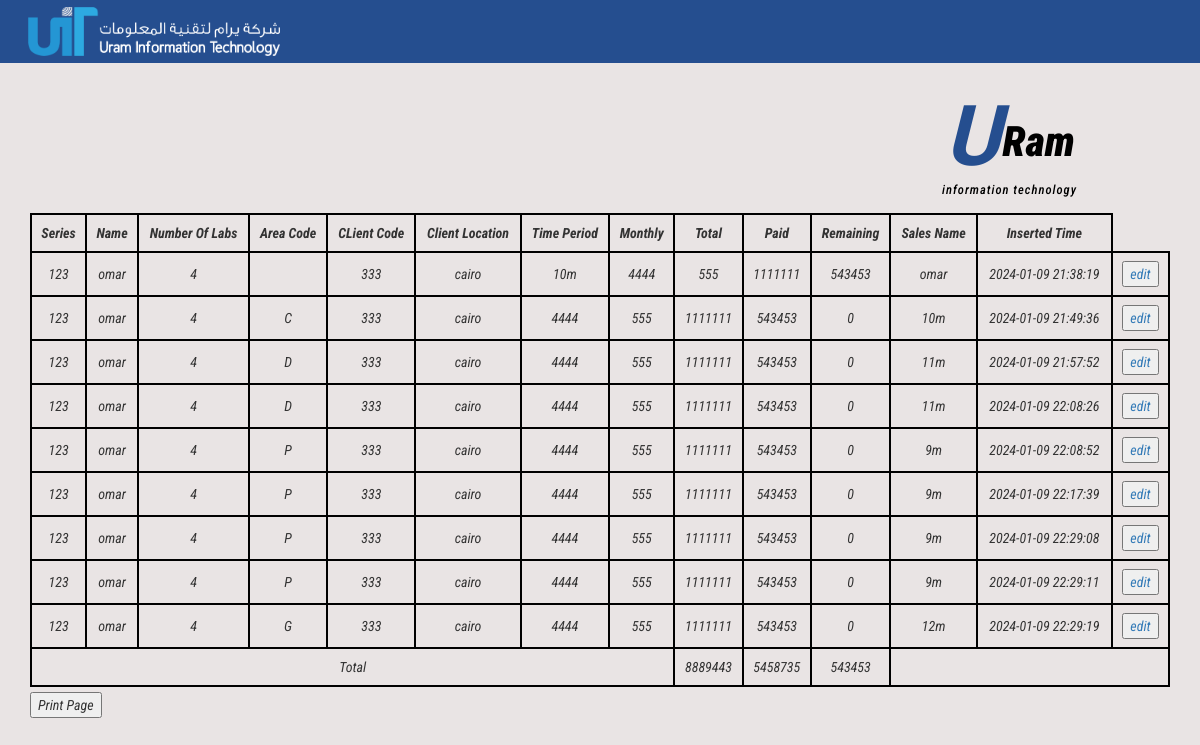
Page /table.php on the committed database.
### tables this page shows
CREATE TABLE `client_information` (
  `cli_id` int(7) NOT NULL,
  `cli_series` varchar(255) NOT NULL,
  `cli_name` varchar(255) NOT NULL,
  `cli_num_of_labs` int(3) NOT NULL,
  `area_code` varchar(255) NOT NULL,
  `cli_code` varchar(255) NOT NULL,
  `cli_location` varchar(255) NOT NULL,
  `time_period` varchar(255) NOT NULL,
  `monthly` int(11) NOT NULL,
  `total` int(11) NOT NULL,
  `paid` int(11) NOT NULL,
  `remaining` int(11) NOT NULL,
  `sales_name` varchar(255) NOT NULL,
  `inserted_time` timestamp NOT NULL DEFAULT current_timestamp()
);

### Database.php (called while the page is built, shortened)
<?php
class Database
{
    var $conn;
    function __construct()
    {
        $this->conn = mysqli_connect("localhost", "root", "", "client",);
    }
    function GetData($select)
    {
        $result = mysqli_query($this->conn, $select);
        return $result;
    }
}
?>

### table.php (the view, shortened to what this page needs)
<?php
include_once "header.php";
?>
<div class="responsive-table-container">
<table class="sticky-first-column">
        <thead>
        <tr >
            <th style="text-align:center;">Series</th>
            <th style="text-align:center;">Name</th>
            <th style="text-align:center;">Number Of Labs</th>
            <th style="text-align:center;">Area Code</th>
            <th style="text-align:center;">CLient Code</th>
            <th style="text-align:center;">Client Location</th>
            <th style="text-align:center;">Time Period</th>
            <th style="text-align:center;">Monthly</th>
            <th style="text-align:center;">Total</th>
            <th style="text-align:center;">Paid</th>
            <th style="text-align:center;">Remaining</th>
            <th style="text-align:center;">Sales Name</th>
            <th style="text-align:center;">Inserted Time</th>
        </tr>
    </thead>
    <tbody id="clientTable">
    <?php
    include_once "Database.php";
    $db = new Database();
    $result = $db->GetData("SELECT * FROM client_information");
    $total_sum = 0;
    $paid_sum = 0;
    $remaining_sum = 0;
    while ($row = mysqli_fetch_assoc($result)) {
        echo "<tr>";
        echo "<td>" . $row['cli_series'] . "</td>";
        echo "<td>" . $row['cli_name'] . "</td>";
        echo "<td>" . $row['cli_num_of_labs'] . "</td>";
        echo "<td>" . $row['area_code'] . "</td>";
        echo "<td>" . $row['cli_code'] . "</td>";
        echo "<td>" . $row['cli_location'] . "</td>";
        echo "<td>" . $row['time_period'] . "</td>";
        echo "<td>" . $row['monthly'] . "</td>";
        echo "<td>" . $row['total'] . "</td>";
        echo "<td>" . $row['paid'] . "</td>";
        echo "<td>" . $row['remaining'] . "</td>";
        echo "<td>" . $row['sales_name'] . "</td>";
        echo "<td>" . $row['inserted_time'] . "</td>";
        echo "<td><a href='edit.php?id=" . $row['cli_id'] . "'><input type='submit' name='edit' value='edit'></a></td>";
        echo "</tr>";
        $total_sum += $row['total'];
        $paid_sum += $row['paid'];
        $remaining_sum += $row['remaining'];
    }
   echo "<tr class='total-row'>";
   echo "<td colspan='8'>Total</td>";
   echo "<td>" . $total_sum . "</td>";
   echo "<td>" . $paid_sum . "</td>";
   echo "<td>" . $remaining_sum . "</td>";
   echo "<td colspan='3'></td>";
   echo "</tr>";
?>
    </tbody>
</table>
</div>
        <div style="width:30%; margin-top:5px;margin-left:30px;">
    <button onclick="printPage()" class="alert- info ">Print Page</button>
        </div>

### header.php (shortened to what this page needs)
<!DOCTYPE html>
<html lang="en">
<head>
<link href="css/bootstrap.css" rel="stylesheet" type="text/css" media="all" />
<link href="css/menu.css" rel="stylesheet" type="text/css" media="all" />
<link href="css/ken-burns.css" rel="stylesheet" type="text/css" media="all" />
<link href="css/animate.min.css" rel="stylesheet" type="text/css" media="all" />
<link href="css/owl.carousel.css" rel="stylesheet" type="text/css" media="all">
<link href="css/font-awesome.css" rel="stylesheet">
<link rel="stylesheet" href="js/bootstrap.bundle.js">
<link rel="stylesheet" href="style.css "type="text/css" media="all">
</head>
<body>
	<div class="header">
		<div class="w3ls-header">
			<img src="img/logo3.png" alt=""  style="width: 22%;">
    </div>
    <div class="header-two">
        <div class="container">
            <div class="header-logo"  style="margin-left: 80%; ">
                <h1><a href="#"><span>U</span>Ram <i></i></a></h1>
                <h6>information technology</h6>
            </div>
            <div class="clearfix"> </div>
        </div>
    </div>

### style.css (style rules this page uses)
body { margin:0; font-family: 'Roboto Condensed', sans-serif; background: #e9e4e4; font-style: italic; }
body a { -webkit-transition: 0.5s all; -moz-transition: 0.5s all; -o-transition: 0.5s all; -ms-transition: 0.5s all; transition: 0.5s all; text-decoration:none; }
h1,h2,h3,h4,h5,h6 { margin:0; }
.w3ls-header { background: #254e8f; padding: 0.5em 2em; display: flex; text-align: center; }
.header-two { padding: 2em 0; position: relative; }
.header-logo { float: left; }
.header-logo h1,.footer-logo.header-logo h2 { font-size: 3em; font-weight: 900; }
.header-logo h1 a ,.footer-logo.header-logo h2 a { display: inline-block; color: #000; text-decoration: none; position: relative; }
.header-logo h1 a span,.footer-logo.header-logo h2 a span { font-family: 'Lovers Quarrel', cursive; font-size: 2em; color:#254e8f; vertical-align: sub; margin-right: 3px; }
.header-logo h6 { font-size: 0.9em; color: #000; letter-spacing: 1px; margin-bottom: -1em; }
h1 { font-size: 24px; font-weight: 400; text-align: center; }
img { height: auto; max-width: 100%; vertical-align: middle; }

### table.php (style rules this page uses)
.responsive-table-container { overflow-x: auto; margin-left: 30px; width: 95%; }
table { width: 100%; border-collapse: collapse; white-space: nowrap; }
th, td { padding: 8px; text-align: center; border: 2px solid black; }
.sticky-first-column tr.total-row td:first-child { position: static; background-color: transparent; }

### rows in the picture
client_information: cli_series "123", cli_name "omar", cli_num_of_labs "4", cli_code "333", cli_location "cairo", time_period "10m", monthly "4444", total "555", paid "1111111", remaining "543453", sales_name "omar", inserted_time "2024-01-09 21:38:19"
client_information: cli_series "123", cli_name "omar", cli_num_of_labs "4", area_code "C", cli_code "333", cli_location "cairo", time_period "4444", monthly "555", total "1111111", paid "543453", remaining "0", sales_name "10m", inserted_time "2024-01-09 21:49:36"
client_information: cli_series "123", cli_name "omar", cli_num_of_labs "4", area_code "D", cli_code "333", cli_location "cairo", time_period "4444", monthly "555", total "1111111", paid "543453", remaining "0", sales_name "11m", inserted_time "2024-01-09 21:57:52"
client_information: cli_series "123", cli_name "omar", cli_num_of_labs "4", area_code "D", cli_code "333", cli_location "cairo", time_period "4444", monthly "555", total "1111111", paid "543453", remaining "0", sales_name "11m", inserted_time "2024-01-09 22:08:26"
client_information: cli_series "123", cli_name "omar", cli_num_of_labs "4", area_code "P", cli_code "333", cli_location "cairo", time_period "4444", monthly "555", total "1111111", paid "543453", remaining "0", sales_name "9m", inserted_time "2024-01-09 22:08:52"
client_information: cli_series "123", cli_name "omar", cli_num_of_labs "4", area_code "P", cli_code "333", cli_location "cairo", time_period "4444", monthly "555", total "1111111", paid "543453", remaining "0", sales_name "9m", inserted_time "2024-01-09 22:17:39"
client_information: cli_series "123", cli_name "omar", cli_num_of_labs "4", area_code "P", cli_code "333", cli_location "cairo", time_period "4444", monthly "555", total "1111111", paid "543453", remaining "0", sales_name "9m", inserted_time "2024-01-09 22:29:08"
client_information: cli_series "123", cli_name "omar", cli_num_of_labs "4", area_code "P", cli_code "333", cli_location "cairo", time_period "4444", monthly "555", total "1111111", paid "543453", remaining "0", sales_name "9m", inserted_time "2024-01-09 22:29:11"
client_information: cli_series "123", cli_name "omar", cli_num_of_labs "4", area_code "G", cli_code "333", cli_location "cairo", time_period "4444", monthly "555", total "1111111", paid "543453", remaining "0", sales_name "12m", inserted_time "2024-01-09 22:29:19"

### other values in the picture
$total_sum "8889443"
$paid_sum "5458735"
$remaining_sum "543453"
